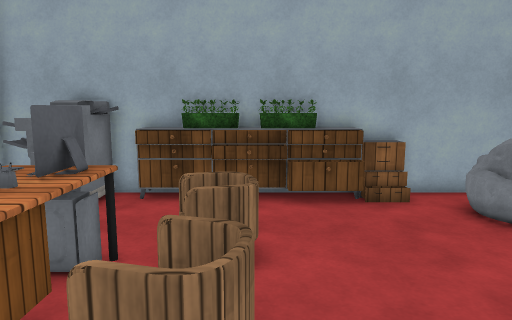
[1] (above)

16 first-person views from a walk through a 3-D level made in the Unity game engine. The camera is 1.5 m above the floor, tilts 8° down and sees 70° across. Doors are open. The floor is counted in squares, 0.5 m on a side. Each view is taken from the middle of a square. On the plan, view 1 faces up. The plan holds only what a view shows up to about 20 squares ahead; the rest is blank. The player is left out. Surface patterns are stand-ins for the level's own textures.

[2]
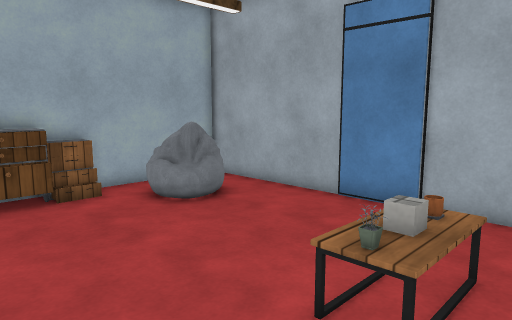

[3]
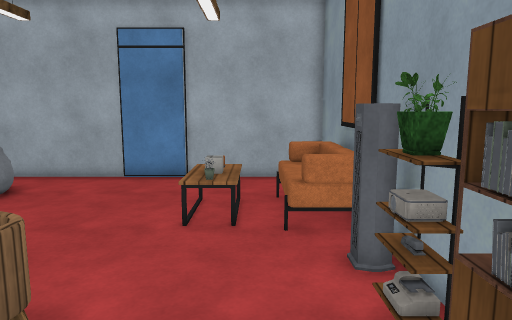

[4]
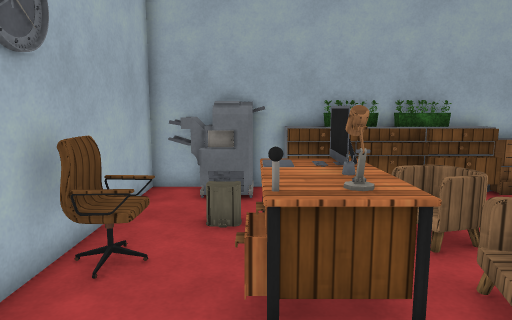

[5]
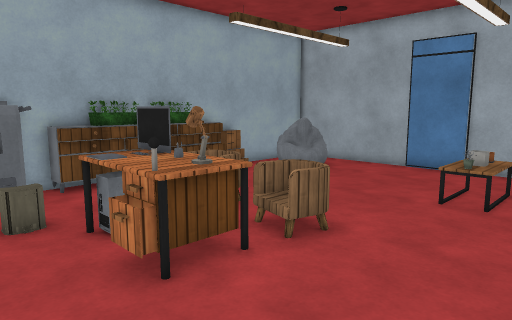

[6]
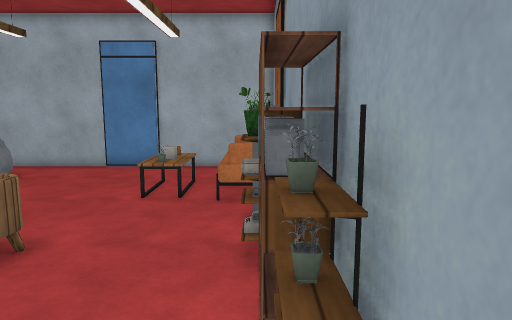

[7]
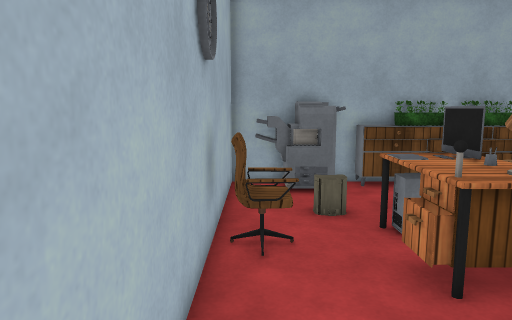

[8]
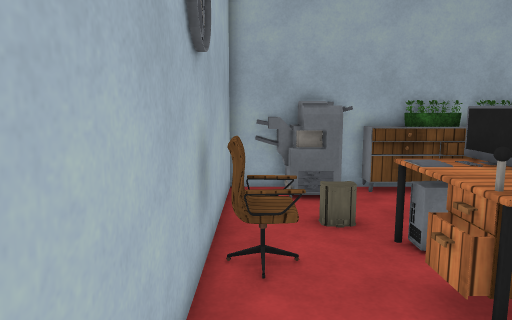

[9]
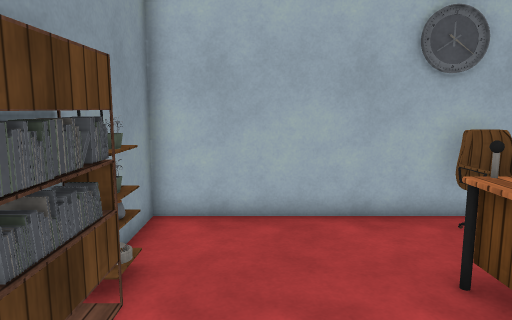

[10]
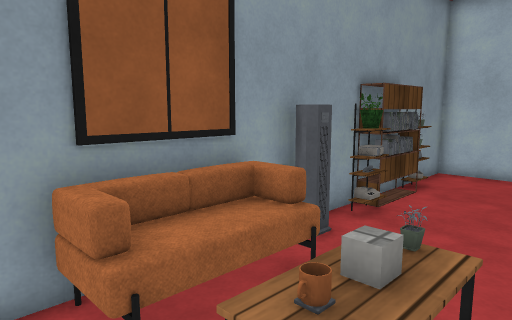

[11]
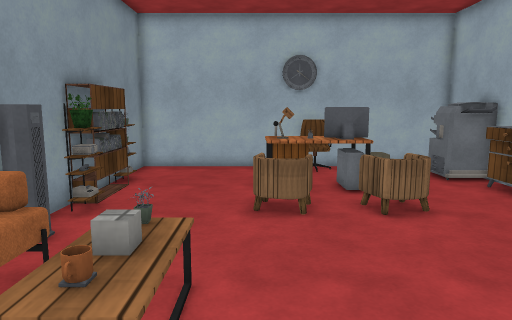

[12]
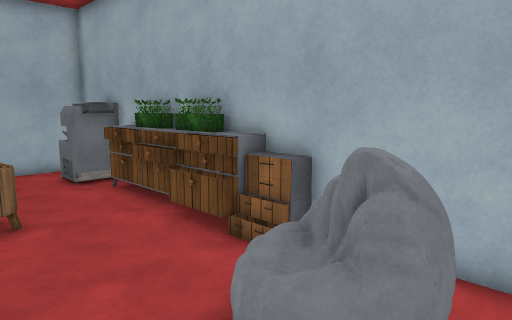

[13]
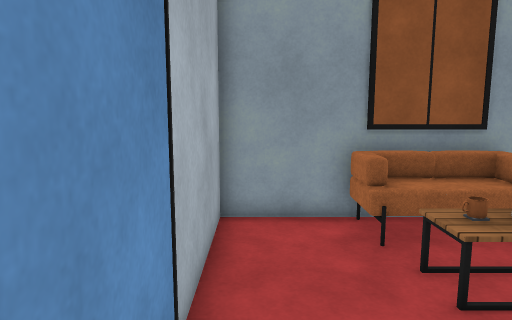

[14]
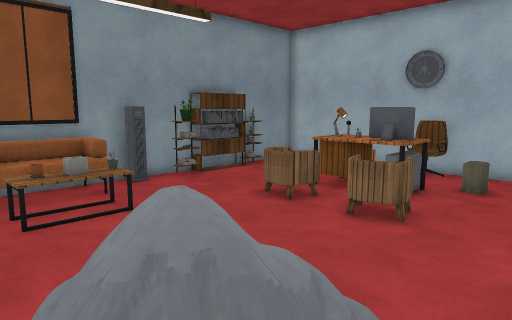

[15]
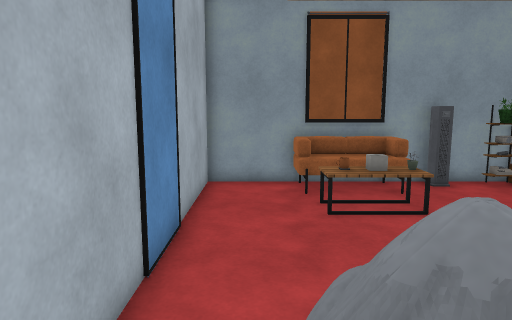

[16]
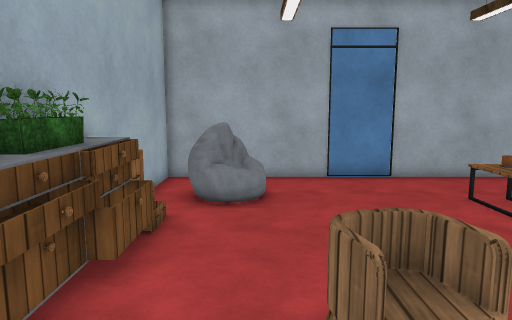

### Floor plan
Points are (right, up) in squares from view 1. A wall is a line through its corners. A room is listed if a view was taken in it or the views show most of it. See-through windows are left out.
Room 1 (views 1, 2, 3, 4, 5, 6, 7, 8, 9, 10, 11, 12, 13, 14, 15, 16)
walls: (-9, -2.9) (11, -2.9) (11, 12.9) (-9, 12.9) (-9, -2.9)
low walls: (5, 13) (5, 12.1)
ways out: open door at (10.5, 4.5)
objects: other object (-8, 5) to (-7, 7); other object (-8, 11) to (-5, 13); other object (-6, -3) to (-5, -2); other object (-5, 3) to (-3, 5); other object (-5, 6) to (-4, 7); other object (-4, -2) to (-2, -2); other object (-4, 4); other object (-4, 12) to (-3, 12); other object (-3, 6) to (-3, 7); other object (-2, 12) to (-1, 13); other object (-1, -2) to (0, -2); other object (-1, 5); other object (-1, 8); other object (0, 12); other object (1, 12); other object (2, -2); other object (2, 12); other object (3, -2) to (8, -1); other object (3, 12); other object (4, 0) to (7, 2); other object (4, 12); other object (5, 1); other object (6, 1); other object (6, 9) to (9, 11)

Where each view was taken, in squares from view 1:
view 1: 0 up, 0 right, facing up
view 2: 1 down, 0 right, facing up-right
view 3: 0 up, 5 left, facing right
view 4: 1 down, 5 left, facing up
view 5: 2 down, 8 left, facing up-right
view 6: 2 down, 8 left, facing right
view 7: 2 down, 8 left, facing up
view 8: 1 down, 8 left, facing up
view 9: 0 up, 1 right, facing left
view 10: 3 up, 9 right, facing down-left
view 11: 3 up, 10 right, facing left
view 12: 6 up, 10 right, facing up-left
view 13: 7 up, 10 right, facing down
view 14: 12 up, 9 right, facing down-left
view 15: 12 up, 9 right, facing down
view 16: 9 up, 5 left, facing right
